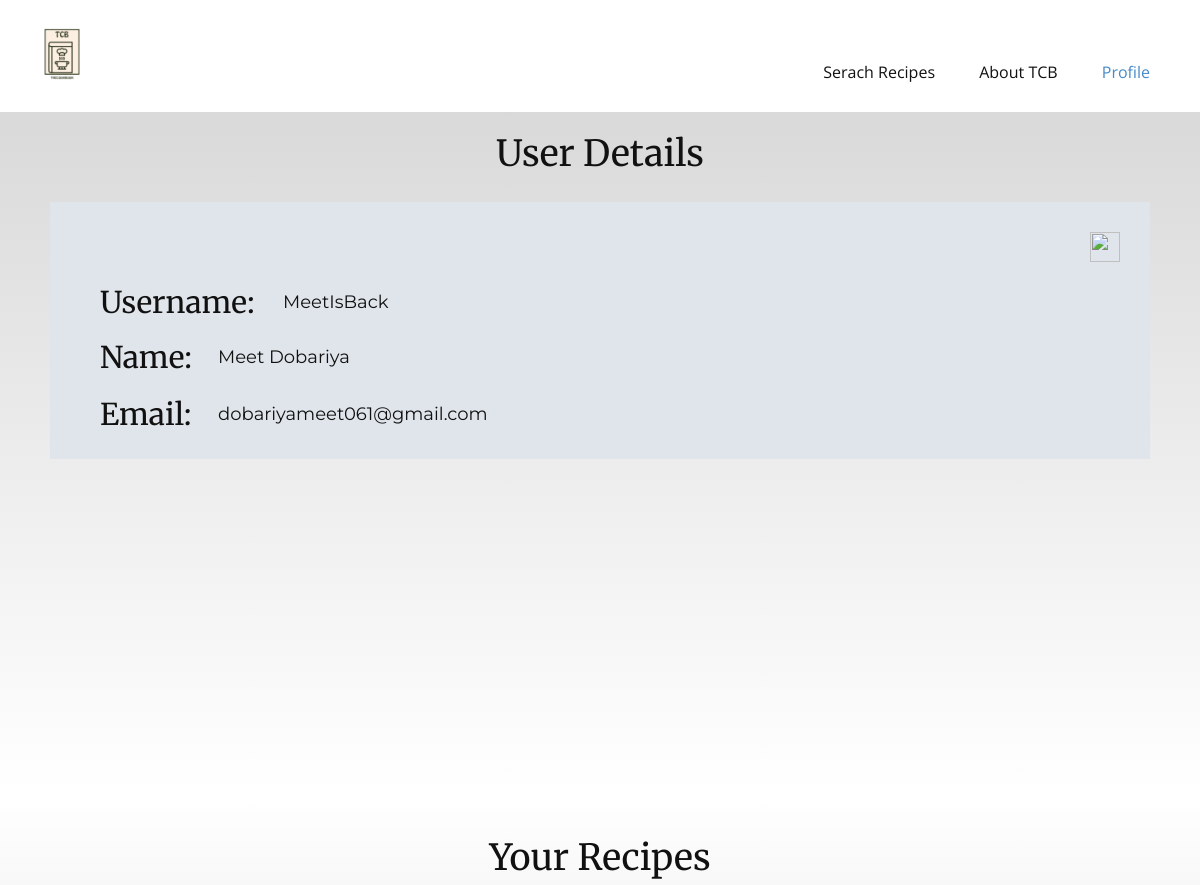
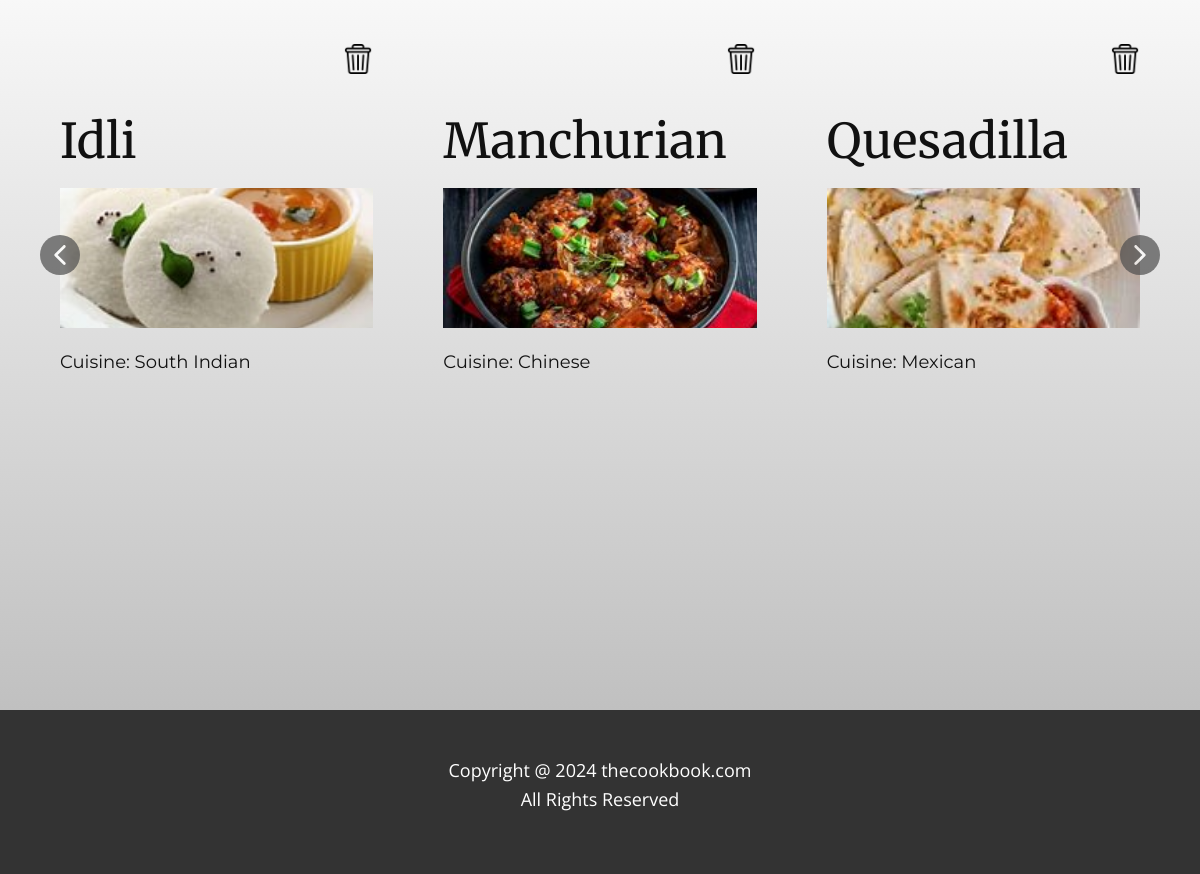
Screenshot of /account (signed in) with the database file from the repository (2 pictures, top to bottom).
### TCB/models.py (models this page shows)
class Recipe(models.Model):
    recipe_id = models.AutoField(primary_key=True)
    user = models.ForeignKey(User, on_delete=models.CASCADE)
    recipe_name = models.CharField(max_length=100)
    recipe_image = models.ImageField(upload_to='static/recipe_images/')
    recipe_steps = models.TextField()
    ingredients = models.TextField()
    cooking_time = models.CharField(max_length=100)
    serving = models.IntegerField()
    cuisine = models.ForeignKey(Cuisine, on_delete=models.CASCADE)
    category = models.ForeignKey(Category, on_delete=models.CASCADE)
    rating = models.FloatField(default=0)
    count = models.IntegerField(default=0)
    veg = models.BooleanField()

class Cuisine(models.Model):
    cuisine_id = models.AutoField(primary_key=True)
    cuisine_name = models.CharField(max_length=100)

### TCB/views.py (the view)
# urls.py: path('account',views.account,name="account"),
@login_required(login_url='/login')
def account(request):
    if request.method == 'POST':
        user = request.user
        fname = request.POST['fname']
        lname = request.POST['lname']
        email = request.POST['email']
        if fname.isalpha():
            user.first_name = fname
        else:
            messages.info(request,'Invalid Name')
            return redirect('account')
        if lname.isalpha():
            user.last_name = lname
        else:
            messages.info(request,'Invalid Name')
            return redirect('account')
        if email != user.email and User.objects.filter(email=email).exists():
                messages.info(request,'Email Taken')
                return redirect('account')
        user.email = email
        user.save()
        return redirect('account')
    else:
        user = request.user
        recipes = Recipe.objects.filter(user=user)
        context={
            'user': user,
            'recipe' : recipes,
        }
        return render(request,"account.html",context)

### templates/account.html (shortened to what this page needs)
{% load static %}
<!DOCTYPE html>
<html style="font-size: 16px;" lang="en">
  <head>
    <link rel="stylesheet" href="{% static 'nicepage.css' %}" media="screen" />
    <link rel="stylesheet" href="{% static 'account.css' %}" media="screen" />
  </head>
  <body data-path-to-root="./" data-include-products="false" class="u-body u-xl-mode" data-lang="en">
    <header class="u-clearfix u-header u-header" id="sec-2ef3">
      <div class="u-clearfix u-sheet u-sheet-1">
        <a href="/" class="u-image u-logo u-image-1" title="home"><img src="{% static 'images/TCB_transparent.png' %}" class="u-logo-image u-logo-image-1" /></a>
        <nav class="u-menu u-menu-dropdown u-offcanvas u-menu-1">
          <div class="u-custom-menu u-nav-container">
            <ul class="u-nav u-unstyled u-nav-1">
              {% if user.is_authenticated %}
                <li class="u-nav-item">
                  <a class="u-button-style u-nav-link u-text-active-palette-1-base u-text-hover-palette-2-base" href="/" style="padding: 10px 20px;">Serach Recipes</a>
                </li>
              {% endif %}
              <li class="u-nav-item">
                <a class="u-button-style u-nav-link u-text-active-palette-1-base u-text-hover-palette-2-base" href="/aboutus" style="padding: 10px 20px;">About TCB</a>
              </li>
              {% if user.is_authenticated %}
                <li class="u-nav-item">
                  <a class="u-button-style u-nav-link u-text-active-palette-1-base u-text-hover-palette-2-base" style="padding: 10px 20px;">Profile</a>
                </li>
              {% endif %}
            </ul>
          </div>
        </nav>
      </div>
    </header>
    <section class="u-clearfix u-gradient u-section-1" id="sec-0a8d">
      <div class="u-clearfix u-sheet u-sheet-1">
        <h3 class="u-align-center u-custom-font u-font-merriweather u-text u-text-default u-text-1">User Details</h3>
        <div class="u-container-style u-expanded-width-sm u-expanded-width-xs u-group u-palette-5-light-2 u-shape-rectangle u-group-1">
          <div class="u-container-layout u-container-layout-1">
            <span class="u-file-icon u-icon u-icon-1" id="toggleButton"><img id="imageToToggle" src="{% static 'images/1250925.png' %}" alt="" /></span>
            <h6 class="u-custom-font u-font-merriweather u-text u-text-default u-text-2">Username:&nbsp;</h6>
            <p style="padding-left: 65px;" class="u-align-center-xs u-custom-font u-font-montserrat u-text u-text-default u-text-3">{{ user.username }}</p>
            <h6 class="u-custom-font u-font-merriweather u-text u-text-default u-text-2">Name:&nbsp;</h6>
            <p class="u-align-center-xs u-custom-font u-font-montserrat u-text u-text-default u-text-3">{{ user.first_name }} {{ user.last_name }}</p>
            <h6 class="u-custom-font u-font-merriweather u-text u-text-default u-text-4">Email:&nbsp;</h6>
            <p class="u-align-center-xs u-custom-font u-font-montserrat u-text u-text-default u-text-5">{{ user.email }}</p>
          </div>
        </div>
      </div>
    </section>
    <section class="u-align-center u-clearfix u-gradient u-section-2" id="sec-8f22">
      <div class="u-clearfix u-sheet u-valign-middle-xs u-sheet-1">
        <h3 class="u-align-center u-custom-font u-font-merriweather u-text u-text-default u-text-1">Your Recipes</h3>
        <div class="u-blog u-container-style u-expanded-width u-layout-horizontal u-blog-1">
          <div class="u-repeater u-repeater-1">
            {% for x in recipe %}
              <div style="padding-top: 30px;" class="u-blog-post u-container-style u-repeater-item">
                <div class="u-container-layout u-similar-container u-container-layout-1">
                  <h2 class="u-blog-control u-custom-font u-font-merriweather u-text u-text-2"><a class="u-post-header-link" href="blog/post-5.html">{{ x.recipe_name }}</a></h2>
                  <span class="u-file-icon u-icon u-icon-1"><img onclick="deleteRecipe({{x.recipe_id}})" src="{% static 'images/484662.png' %}" alt="" /></span>
                  <a class="u-post-header-link" href="{% url 'vrecipe' recipe_id=x.recipe_id %}">
                    <img src="{{ x.recipe_image }}" alt="" class="u-blog-control u-expanded-width u-image u-image-default u-image-1" />
                  </a>
                  <div class="u-blog-control u-custom-font u-font-montserrat u-post-content u-text u-text-3 fr-view">Cuisine: {{ x.cuisine.cuisine_name }}</div>
                </div>
              </div>
            {% endfor %}
          </div>
          <a class="u-absolute-vcenter-lg u-absolute-vcenter-md u-absolute-vcenter-xl u-gallery-nav u-gallery-nav-prev u-grey-70 u-icon-circle u-opacity u-opacity-70 u-spacing-10 u-text-white u-gallery-nav-1" href="#" role="button">
            <span aria-hidden="true">
            </span>
          </a>
          <a class="u-absolute-vcenter-lg u-absolute-vcenter-md u-absolute-vcenter-xl u-gallery-nav u-gallery-nav-next u-grey-70 u-icon-circle u-opacity u-opacity-70 u-spacing-10 u-text-white u-gallery-nav-2" href="#" role="button">
            <span aria-hidden="true">
            </span>
          </a>
        </div>
      </div>
    </section>
    <footer class="u-align-center u-clearfix u-footer u-grey-80 u-footer" id="sec-2e22">
      <div class="u-clearfix u-sheet u-sheet-1">
        <p class="u-align-center u-text u-text-default u-text-1">
          Copyright @ 2024 thecookbook.com<br />All Rights Reserved
        </p>
      </div>
    </footer>
  </body>
</html>

### static/account.css (style rules this page uses)
.u-section-1 { background-image: linear-gradient(#d9d9d9, white); }
.u-section-1 .u-sheet-1 { min-height: 683px; }
.u-section-1 .u-text-1 { margin: 20px auto 0; }
.u-section-1 .u-group-1 { width: 1100px; height: auto; background-image: none; min-height: 252px; margin: 27px auto 60px; }
.u-section-1 .u-container-layout-1 { padding: 30px 0; }
.u-section-1 .u-icon-1 { width: 30px; height: 30px; margin: 0 30px 0 auto; padding: 0; }
.u-section-1 .u-text-2 { font-weight: 400; font-size: 1.875rem; margin: 22px auto 0 50px; }
.u-section-1 .u-text-3 { margin: -32px auto 0 168px; }
.u-section-1 .u-text-4 { font-weight: 400; font-size: 1.875rem; margin: 24px auto 0 50px; }
.u-section-1 .u-text-5 { margin: -32px auto 0 168px; }
.u-section-2 { background-image: linear-gradient(white, #c0c0c0); }
.u-section-2 .u-sheet-1 { min-height: 100vh; }
.u-section-2 .u-text-1 { font-weight: 400; margin: 41px auto 0; }
.u-section-2 .u-blog-1 { margin-bottom: 60px; margin-top: 41px; }
.u-section-2 .u-repeater-1 { grid-auto-columns: calc(33.3333% - 6.66667px); grid-template-columns: calc(33.3333% - 6.66667px) calc(33.3333% - 6.66667px) calc(33.3333% - 6.66667px); grid-gap: 10px 10px; min-height: 440px; }
.u-section-2 .u-container-layout-1 { padding: 30px; }
.u-section-2 .u-text-2 { margin-top: 20px; margin-bottom: 0; }
.u-section-2 .u-icon-1 { width: 30px; height: 30px; margin: -124px 0 0 283px; padding: 0; }
.u-section-2 .u-image-1 { height: 140px; margin-top: 114px; margin-bottom: 0; }
.u-section-2 .u-text-3 { margin-bottom: 0; margin-top: 20px; }
.u-section-2 .u-gallery-nav-1 { position: absolute; left: 10px; width: 40px; height: 40px; }
.u-section-2 .u-gallery-nav-2 { position: absolute; right: 10px; width: 40px; height: 40px; }

### rows the page displays
Recipe: recipe_name "Idli", recipe_image (picture), cuisine.cuisine_name "South Indian"
Recipe: recipe_name "Manchurian", recipe_image (picture), cuisine.cuisine_name "Chinese"
Recipe: recipe_name "Quesadilla", recipe_image (picture), cuisine.cuisine_name "Mexican"

### other values shown
{{ user.username }} "MeetIsBack"
{{ user.first_name }} "Meet"
{{ user.last_name }} "Dobariya"
{{ user.email }} "dobariyameet061@gmail.com"
